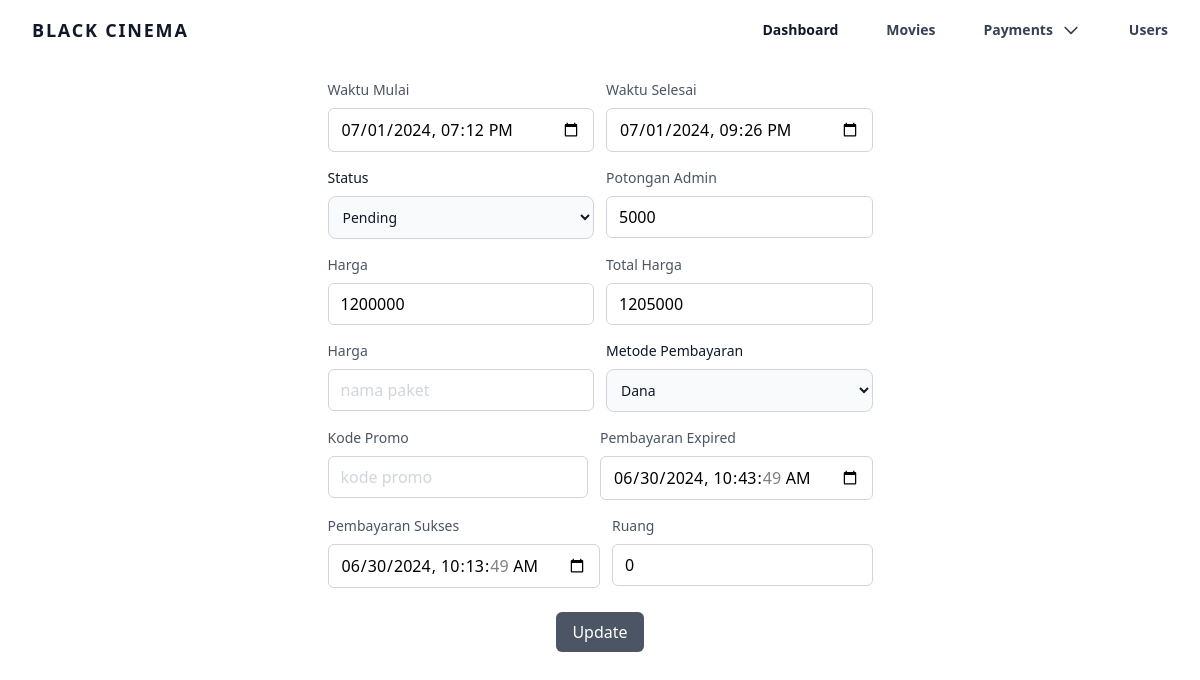
Page /app/admin/edit_payment_list?id=1 (signed in) on the earlier database version.
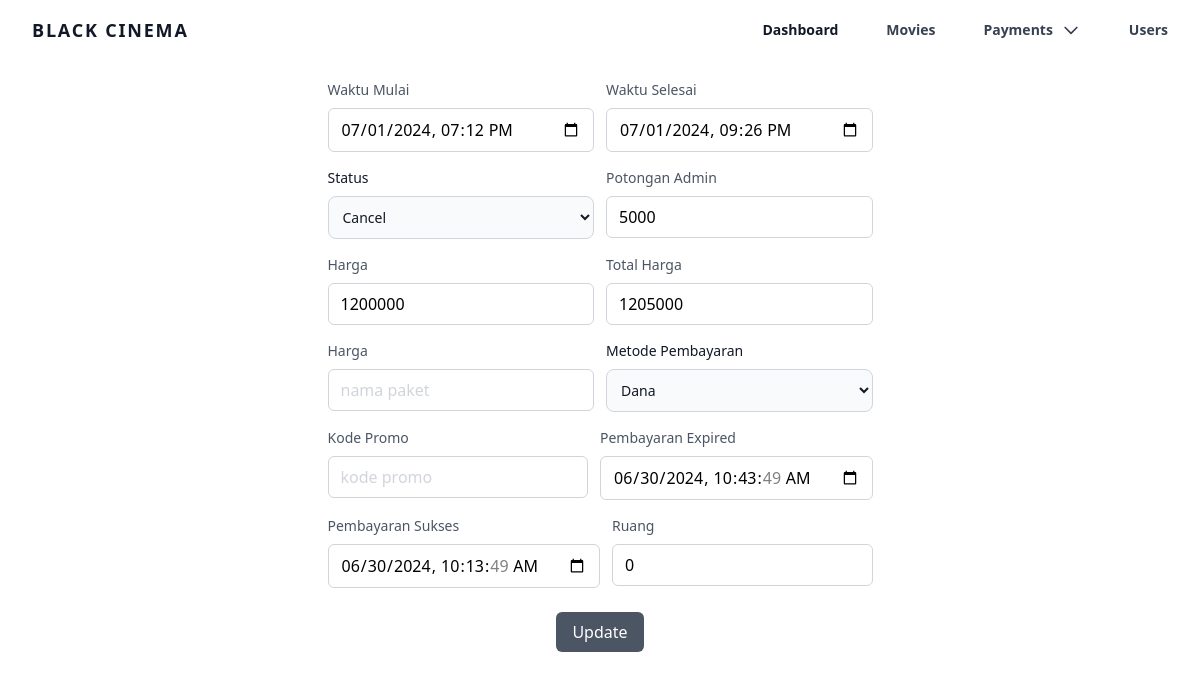
Same page on the later database version.
### tables this page shows
CREATE TABLE `payment` (
  `id` int NOT NULL,
  `userId` int DEFAULT NULL,
  `movieId` int DEFAULT NULL,
  `createdAt` datetime DEFAULT CURRENT_TIMESTAMP,
  `userName` varchar(255) DEFAULT NULL,
  `userEmail` varchar(255) DEFAULT NULL,
  `startTime` datetime DEFAULT NULL,
  `endTime` datetime DEFAULT NULL,
  `feeAdmin` int DEFAULT NULL,
  `price` int DEFAULT NULL,
  `totalPrice` int DEFAULT NULL,
  `packageName` varchar(255) DEFAULT NULL,
  `methodPayment` varchar(255) DEFAULT NULL,
  `promoCode` varchar(255) DEFAULT NULL,
  `status` varchar(255) DEFAULT NULL,
  `expiredPayment` datetime DEFAULT NULL,
  `successPayment` datetime DEFAULT NULL,
  `room` int DEFAULT NULL
);

CREATE TABLE `payment_card` (
  `id` int NOT NULL,
  `numberCard` varchar(255) DEFAULT NULL,
  `nameCard` varchar(255) DEFAULT NULL,
  `imageCard` varchar(255) DEFAULT NULL,
  `categoryInstitue` varchar(255) DEFAULT NULL,
  `imageQR` varchar(255) DEFAULT NULL
);

### app/admin/pages/views/edit_payment_list.php (the view, shortened to what the changed rows need)
<?php
include "../../config/conn.php";
$paymentId = $_GET['id'] ?? null;
$query = mysqli_query($conn, "SELECT * FROM payment WHERE id='$paymentId'");
$queryCard = mysqli_query($conn, "SELECT * FROM payment_card");
$row = mysqli_fetch_assoc($query);
?>
<div class="w-full h-auto">
    <div class="flex px-10 items-center justify-center self-center">
        <form id="editMovieForm" class="p-4 md:p-5" action="pages/controller/payments/payment_list/edit_payment_list.php" method="POST">
            <div class="flex flex-row w-full gap-3">
                <div class="mb-4 w-1/2">
                    <label for="startTime" class="block mb-2 text-sm font-medium text-gray-600 dark:text-gray-300">Waktu Mulai</label>
                    <input type="datetime-local" id="startTime" value="<?= $row['startTime']; ?>" name="startTime" placeholder="nama paket" required class="w-full px-3 py-2 placeholder-gray-300 border border-gray-300 rounded-md focus:outline-none focus:ring-gray-500 focus:border-gray-500 dark:bg-gray-800 dark:border-gray-600 dark:focus:ring-gray-500 dark:focus:border-gray-500 dark:text-white">
                </div>
                <div class="mb-4 w-1/2">
                    <label for="endTime" class="block mb-2 text-sm font-medium text-gray-600 dark:text-gray-300">Waktu Selesai</label>
                    <input type="datetime-local" id="endTime" value="<?= $row['endTime']; ?>" name="endTime" placeholder="0" required class="w-full px-3 py-2 placeholder-gray-300 border border-gray-300 rounded-md focus:outline-none focus:ring-gray-500 focus:border-gray-500 dark:bg-gray-800 dark:border-gray-600 dark:focus:ring-gray-500 dark:focus:border-gray-500 dark:text-white">
                </div>
            </div>
            <div class="flex flex-row w-full gap-3">
                <div class="mb-4 w-1/2">
                    <label for="status" class="block mb-2 text-sm font-medium text-gray-900 dark:text-white">Status</label>
                    <select id="status" name="status" class="bg-gray-50 border border-gray-300 text-gray-900 text-sm rounded-lg focus:ring-blue-500 focus:border-blue-500 block w-full p-2.5 dark:bg-gray-700 dark:border-gray-600 dark:placeholder-gray-400 dark:text-white dark:focus:ring-blue-500 dark:focus:border-blue-500">
                        <option value="pending" <?= ($row['status'] == 'pending') ? 'selected' : ''; ?>>Pending</option>
                        <option value="canceled" <?= ($row['status'] == 'canceled') ? 'selected' : ''; ?>>Cancel</option>
                    </select>
                </div>
                <div class="mb-4 w-1/2">
                    <label for="feeAdmin" class="block mb-2 text-sm font-medium text-gray-600 dark:text-gray-300">Potongan Admin</label>
                    <input type="number" id="feeAdmin" value="<?= $row['feeAdmin']; ?>" name="feeAdmin" placeholder="0" required class="w-full px-3 py-2 placeholder-gray-300 border border-gray-300 rounded-md focus:outline-none focus:ring-gray-500 focus:border-gray-500 dark:bg-gray-800 dark:border-gray-600 dark:focus:ring-gray-500 dark:focus:border-gray-500 dark:text-white">
                </div>
            </div>
            <div class="flex flex-row w-full gap-3">
                <div class="mb-4 w-1/2">
                    <label for="price" class="block mb-2 text-sm font-medium text-gray-600 dark:text-gray-300">Harga</label>
                    <input type="number" id="price" value="<?= $row['price']; ?>" name="price" placeholder="0" required class="w-full px-3 py-2 placeholder-gray-300 border border-gray-300 rounded-md focus:outline-none focus:ring-gray-500 focus:border-gray-500 dark:bg-gray-800 dark:border-gray-600 dark:focus:ring-gray-500 dark:focus:border-gray-500 dark:text-white">
                </div>
                <div class="mb-4 w-1/2">
                    <label for="totalPrice" class="block mb-2 text-sm font-medium text-gray-600 dark:text-gray-300">Total Harga</label>
                    <input type="number" id="totalPrice" value="<?= $row['totalPrice']; ?>" name="totalPrice" placeholder="0" required class="w-full px-3 py-2 placeholder-gray-300 border border-gray-300 rounded-md focus:outline-none focus:ring-gray-500 focus:border-gray-500 dark:bg-gray-800 dark:border-gray-600 dark:focus:ring-gray-500 dark:focus:border-gray-500 dark:text-white">
                </div>
            </div>
            <div class="flex flex-row w-full gap-3">
                <div class="mb-4 w-1/2">
                    <label for="packageName" class="block mb-2 text-sm font-medium text-gray-600 dark:text-gray-300">Harga</label>
                    <input type="text" id="packageName" value="<?= $row['packageName']; ?>" name="packageName" placeholder="nama paket" required class="w-full px-3 py-2 placeholder-gray-300 border border-gray-300 rounded-md focus:outline-none focus:ring-gray-500 focus:border-gray-500 dark:bg-gray-800 dark:border-gray-600 dark:focus:ring-gray-500 dark:focus:border-gray-500 dark:text-white">
                </div>
                <div class="mb-4 w-1/2">
                    <label for="methodPayment" class="block mb-2 text-sm font-medium text-gray-900 dark:text-white">Metode Pembayaran</label>
                    <select id="methodPayment" name="methodPayment" class="bg-gray-50 border border-gray-300 text-gray-900 text-sm rounded-lg focus:ring-blue-500 focus:border-blue-500 block w-full p-2.5 dark:bg-gray-700 dark:border-gray-600 dark:placeholder-gray-400 dark:text-white dark:focus:ring-blue-500 dark:focus:border-blue-500">
                        <?php while ($card = mysqli_fetch_assoc($queryCard)) { ?>
                            <option value="<?= htmlspecialchars($card['nameCard']); ?>" <?= ($card['nameCard'] == $row['methodPayment']) ? 'selected' : ''; ?> class="capitalize"><?= htmlspecialchars($card['nameCard']); ?></option>
                        <?php } ?>
                    </select>
                </div>
            </div>
            <div class="flex flex-row w-full gap-3">
                <div class="mb-4 w-1/2">
                    <label for="promoCode" class="block mb-2 text-sm font-medium text-gray-600 dark:text-gray-300">Kode Promo</label>
                    <input type="text" id="promoCode" value="<?= $row['promoCode']; ?>" name="promoCode" placeholder="kode promo" required class="w-full px-3 py-2 placeholder-gray-300 border border-gray-300 rounded-md focus:outline-none focus:ring-gray-500 focus:border-gray-500 dark:bg-gray-800 dark:border-gray-600 dark:focus:ring-gray-500 dark:focus:border-gray-500 dark:text-white">
                </div>
                <div class="mb-4 w-1/2">
                    <label for="expiredPayment" class="block mb-2 text-sm font-medium text-gray-600 dark:text-gray-300">Pembayaran Expired</label>
                    <input type="datetime-local" id="expiredPayment" value="<?= $row['expiredPayment']; ?>" name="expiredPayment" placeholder="0" required class="w-full px-3 py-2 placeholder-gray-300 border border-gray-300 rounded-md focus:outline-none focus:ring-gray-500 focus:border-gray-500 dark:bg-gray-800 dark:border-gray-600 dark:focus:ring-gray-500 dark:focus:border-gray-500 dark:text-white">
                </div>
            </div>
            <div class="flex flex-row w-full gap-3">
                <div class="mb-4 w-1/2">
                    <label for="successPayment" class="block mb-2 text-sm font-medium text-gray-600 dark:text-gray-300">Pembayaran Sukses</label>
                    <input type="datetime-local" id="successPayment" value="<?= $row['successPayment']; ?>" name="successPayment" placeholder="0" required class="w-full px-3 py-2 placeholder-gray-300 border border-gray-300 rounded-md focus:outline-none focus:ring-gray-500 focus:border-gray-500 dark:bg-gray-800 dark:border-gray-600 dark:focus:ring-gray-500 dark:focus:border-gray-500 dark:text-white">
                </div>
                <div class="mb-4 w-1/2">
                    <label for="room" class="block mb-2 text-sm font-medium text-gray-600 dark:text-gray-300">Ruang</label>
                    <input type="number" id="room" value="<?= $row['room']; ?>" name="room" placeholder="0" required class="w-full px-3 py-2 placeholder-gray-300 border border-gray-300 rounded-md focus:outline-none focus:ring-gray-500 focus:border-gray-500 dark:bg-gray-800 dark:border-gray-600 dark:focus:ring-gray-500 dark:focus:border-gray-500 dark:text-white">
                </div>
            </div>
            <div class="mt-2 flex justify-center w-full">
                <button type="submit" id="updateMovieBtn" class="bg-gray-600 hover:bg-gray-700 text-white rounded-md px-4 py-2 transition duration-200 focus:outline-none focus:ring-4 focus:ring-gray-300">Update</button>
            </div>
        </form>
    </div>
</div>

Differences in the rows shown:
changed payment "Dana": status "Pending" → "Cancel"
